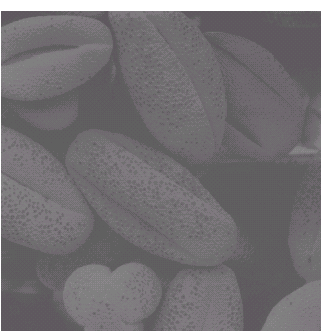
#> input picture Code/Sample Images/img_7.png, 330 x 332 px
$ python 'Gray Level Slicing.py'
#> lines starting #> are read from the running program, lines starting #| are printed output that depends on the picture; after the words box and inside, x2 and y2 are one past the last pixel; in counts of white or black regions, pixels touching at a corner belong together
import cv2.cv2 as cv2
import numpy as np


def gray_level_slicing(img, min_range, max_range):
    return (((img > min_range) & (img < max_range)) * 255).astype(np.uint8)


if __name__ == "__main__":
    flower = cv2.imread('../Sample Images/img_7.png')
#> flower is the input picture: shape (332, 330, 3); mean B, G, R 118.8, 115.8, 118.8
    flower = cv2.resize(flower, (800, 600))
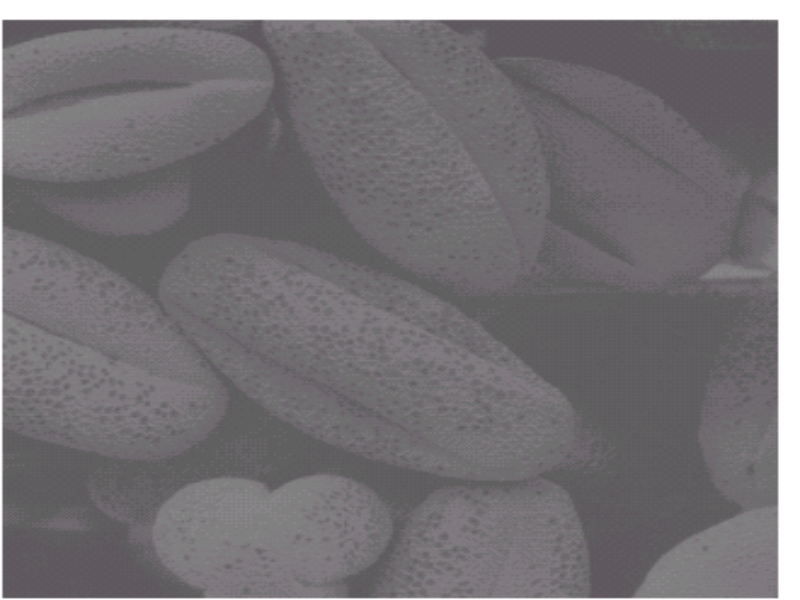
#> flower: shape (600, 800, 3); mean B, G, R 118.7, 115.7, 118.7

    img_shape = flower.shape
#> img_shape = (600, 800, 3)

    flower_gray = cv2.cvtColor(flower, cv2.COLOR_BGR2GRAY)
    cv2.imshow("Before filter", flower_gray)

    min_range = 30
    max_range = 100
    flower_gray_new = gray_level_slicing(flower_gray, min_range, max_range)
#> in gray_level_slicing, `return (((img > min_range) & (img < max_range)) * 255).astype(np.uint8)`:
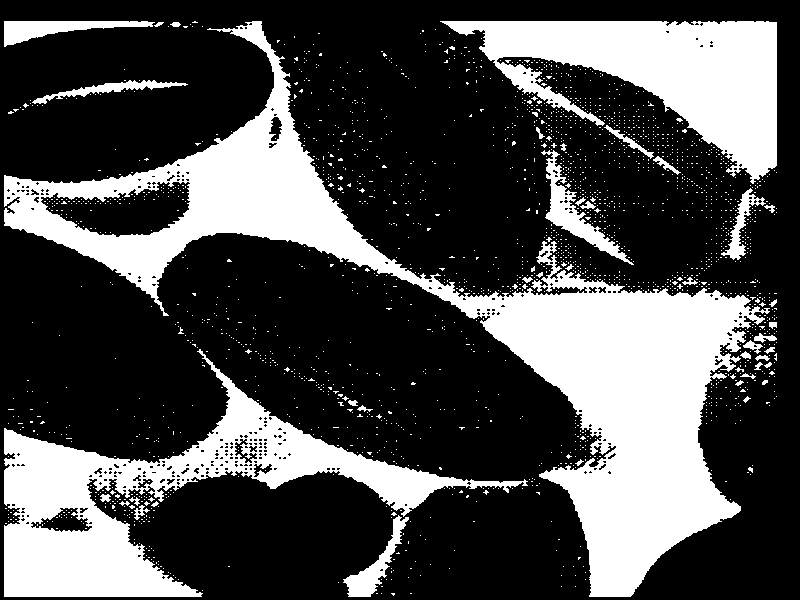
#> returned value: shape (600, 800); 30.1% white; 2204 white regions (2160 under 20 px), largest, box (x1, y1, x2, y2) and area: (4, 21, 770, 597) 75401, (4, 349, 528, 597) 31577, (440, 21, 777, 184) 24774
    print(flower_gray_new)
#> (printed output is left out)
    cv2.imshow("After filter", flower_gray_new)
    cv2.waitKey(0)

$ run again, with Code/Sample Images/img_1.png copied over Code/Sample Images/img_7.png
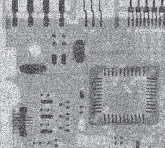
#> input picture Code/Sample Images/img_1.png, 165 x 148 px
#> flower is the input picture: shape (148, 165, 3); mean B, G, R 160.5, 157.8, 156.3
#> `flower = cv2.resize(flower, (800, 600))`:
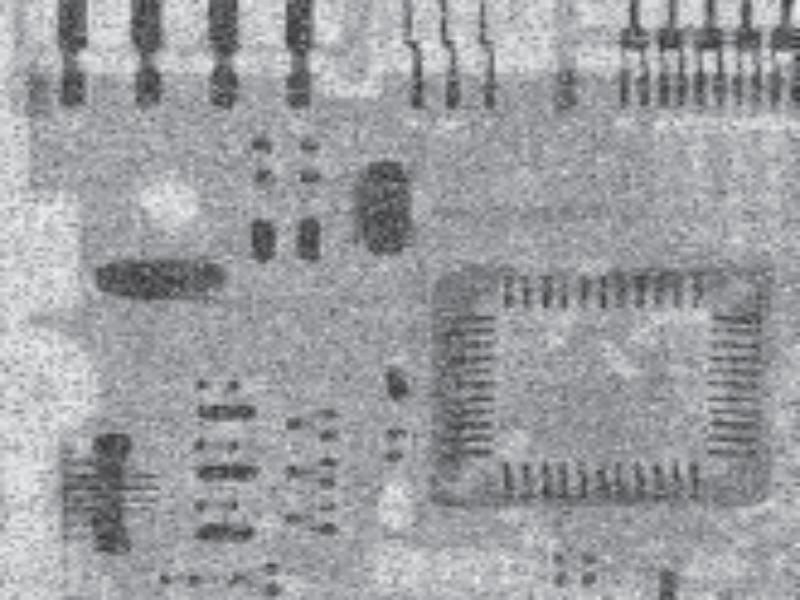
#> flower: shape (600, 800, 3); mean B, G, R 160.4, 157.7, 156.1
#> in gray_level_slicing, `return (((img > min_range) & (img < max_range)) * 255).astype(np.uint8)`:
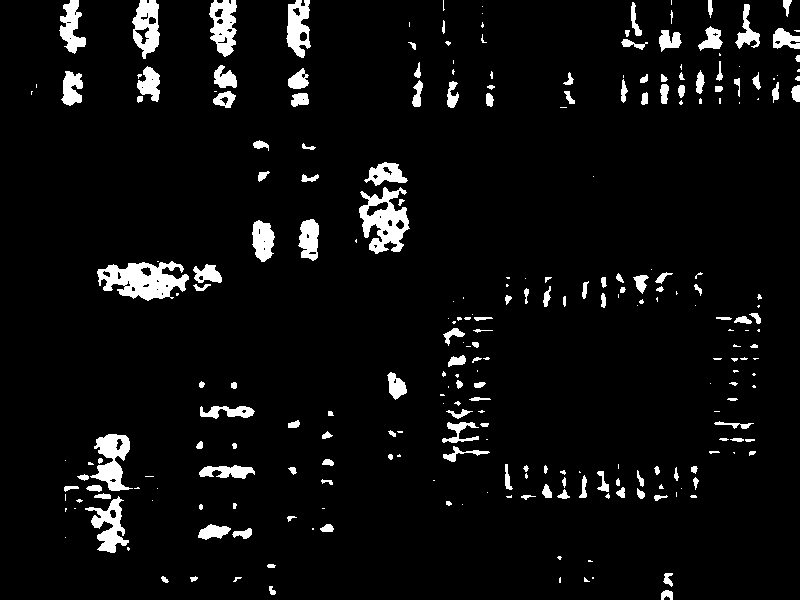
#> returned value: shape (600, 800); 5.4% white; 264 white regions (113 under 20 px), largest, box (x1, y1, x2, y2) and area: (97, 261, 189, 301) 2171, (359, 187, 410, 254) 1806, (90, 434, 133, 491) 1237
#> (printed output is left out)

$ run again, with Code/Sample Images/img_10.png copied over Code/Sample Images/img_7.png
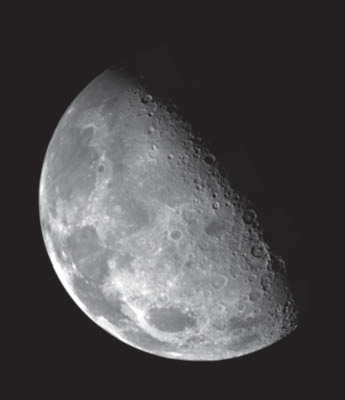
#> input picture Code/Sample Images/img_10.png, 345 x 400 px
#> flower is the input picture: shape (400, 345, 3); mean B, G, R 72.6, 71, 73.1
#> `flower = cv2.resize(flower, (800, 600))`:
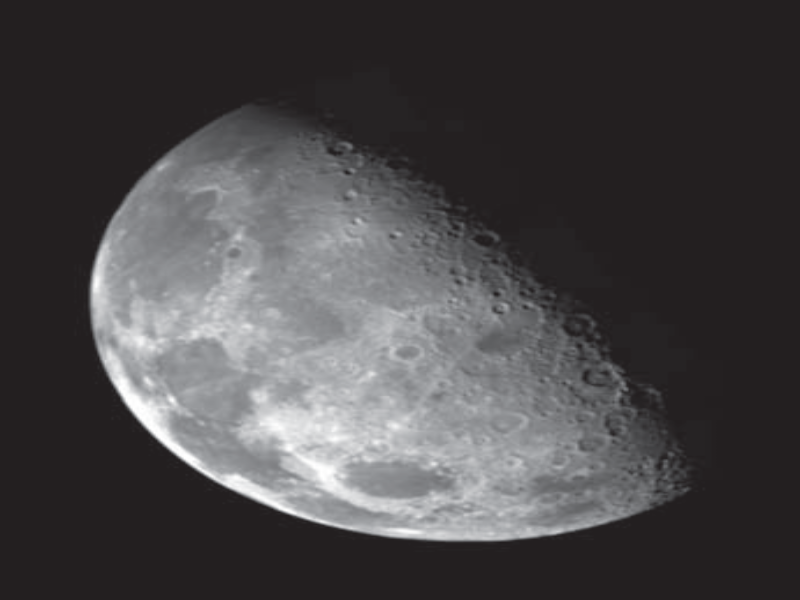
#> flower: shape (600, 800, 3); mean B, G, R 72.5, 71, 73.1
#> in gray_level_slicing, `return (((img > min_range) & (img < max_range)) * 255).astype(np.uint8)`:
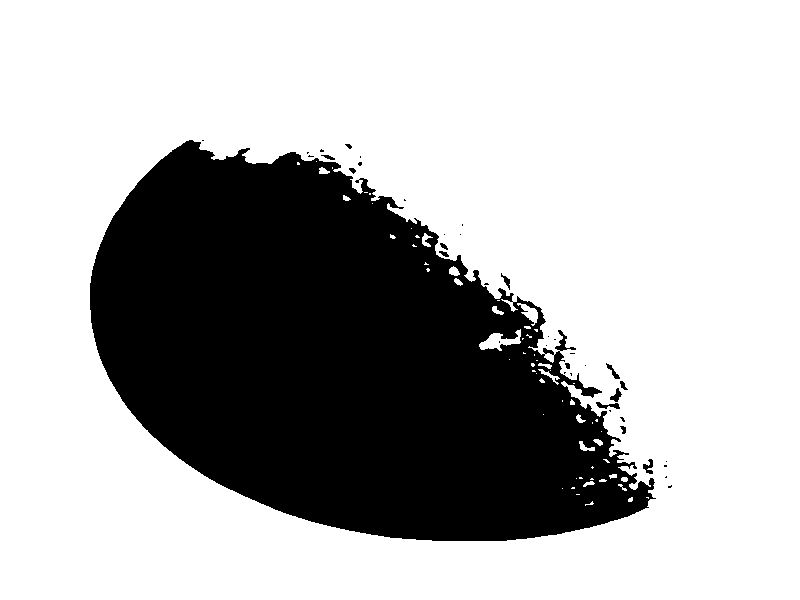
#> returned value: shape (600, 800); 69.9% white; 39 black regions (25 under 20 px), largest, box (x1, y1, x2, y2) and area: (90, 140, 656, 541) 143530, (596, 402, 620, 409) 88, (643, 459, 653, 474) 83
#> (printed output is left out)
